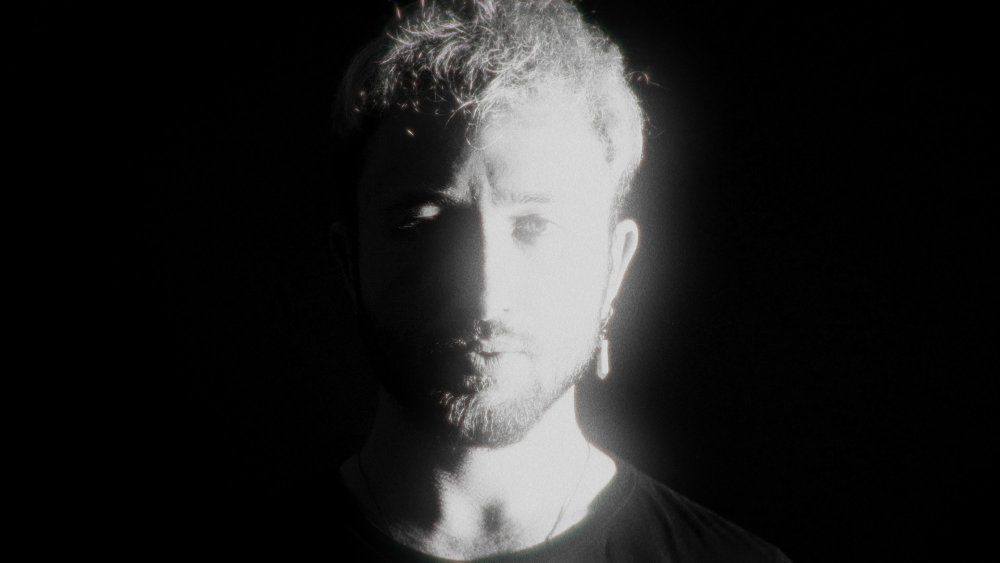
#> input picture tools/marni-came/sources/after-heartbreaks-still-face.jpg, 2000 x 1125 px (shown at 1/2 size)
$ python -i treat.py   (imports and definitions only)
#> lines starting #> are read from the running program, lines starting #| are printed output that depends on the picture
#> further down, picture is the input picture: PIL image 2000x1125 RGB; mean R, G, B 34.2, 34.1, 34
"""Marni Came's image treatments (board docs/prototypes/marni-came-mockups.html; spec
docs/superpowers/specs/2026-10-20-marni-came-case-study-design.md §4.3). Pillow only.

The brand grade, grain, the round lens, the burn (cut from real film-burn footage: burnfx.py, Liam 10-22) and doubled
(one moment only). `python3 tools/marni-came/treat.py <out_dir>` writes
every still the case study and the band site use.

Sources: MC_ARCHIVE (default ~/Documents/Marni Came), MC_VIDEO (the After Heartbreaks music video), and two stills
plus one Drive photo kept in tools/marni-came/sources/.
"""
import os, random, subprocess, sys, tempfile, itertools
from PIL import Image, ImageOps, ImageChops, ImageFilter, ImageDraw, ImageEnhance

Image.MAX_IMAGE_PIXELS = None
HERE = os.path.dirname(os.path.abspath(__file__))
ARCHIVE = os.path.expanduser(os.environ.get("MC_ARCHIVE", "~/Documents/Marni Came"))
VIDEO = os.path.expanduser(os.environ.get("MC_VIDEO", "~/Downloads/Marni Came - After Heartbreaks (Official music video).mp4"))
LIDO = os.path.expanduser(os.environ.get("MC_LIDO", "~/Documents/Marni Came/Premiere Pro projects/Drop dead live at lido FULL/DROP DEAD live at LIDO - full.mp4"))
G = os.path.join(ARCHIVE, "Gallery")
SRC = os.path.join(HERE, "sources")
BLACK, BONE = (10, 9, 8), (238, 234, 226)
TMP = tempfile.mkdtemp(prefix="mc-")


# [7 lines left out: function frame, not called in this run]


def load(p, size=None, centering=(0.5, 0.4)):
    im = ImageOps.exif_transpose(Image.open(p)).convert("RGB")
    return ImageOps.fit(im, size, Image.LANCZOS, centering=centering) if size else im


def grade(im, lo=18, hi=225, gamma=1.15, contrast=1.25):
#> called with lo = 18, hi = 225, gamma = 1.15, contrast = 1.25
    g = ImageOps.autocontrast(ImageOps.grayscale(im), cutoff=0.6)
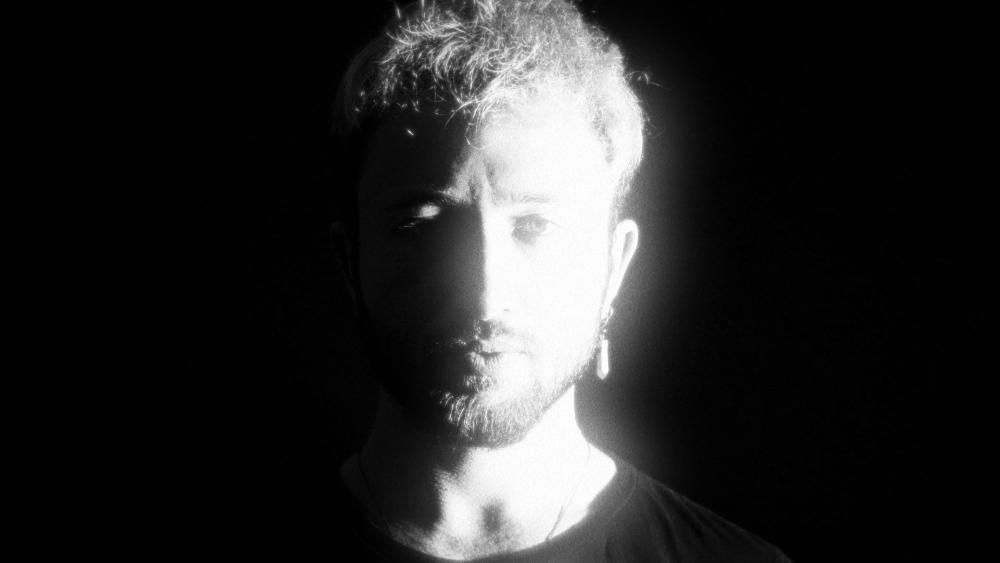
#> g: PIL image 2000x1125 L (shown at 1/2 size); min 0, max 255, mean 40
    lut = [0 if v < lo else 255 if v > hi else int(255 * ((v - lo) / (hi - lo)) ** gamma) for v in range(256)]
    g = ImageEnhance.Contrast(g.point(lut)).enhance(contrast)
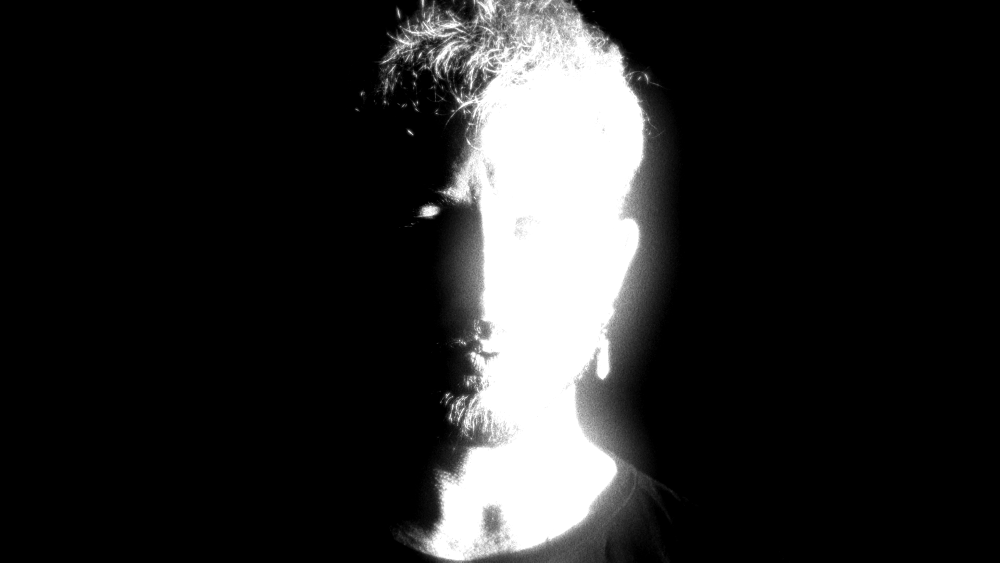
#> g: PIL image 2000x1125 L (shown at 1/2 size); min 0, max 255, mean 39.7
    return ImageOps.colorize(g, BLACK, BONE, mid=(116, 113, 108))
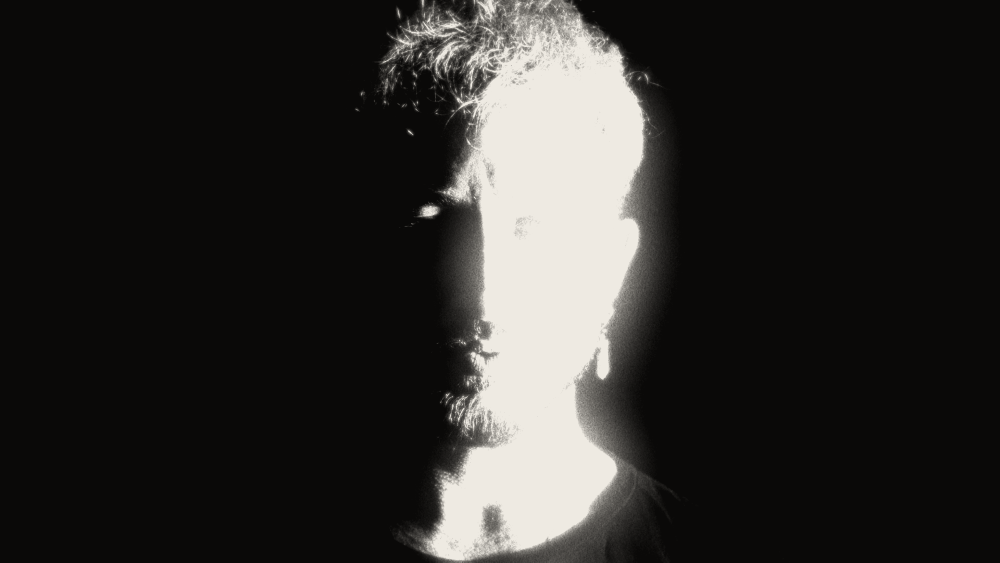
#> returned value: PIL image 2000x1125 RGB (shown at 1/2 size); mean R, G, B 45, 43.5, 41.4


# [134 lines left out: functions grain, lens, slices, burn, doubled, build, not called in this run]


# [2 lines not run here, left out]

>>> from PIL import Image
>>> picture = Image.open('sources/after-heartbreaks-still-face.jpg')
>>> result = grade(picture)

$ run again, on tools/marni-came/sources/cheers-badehaus.jpg
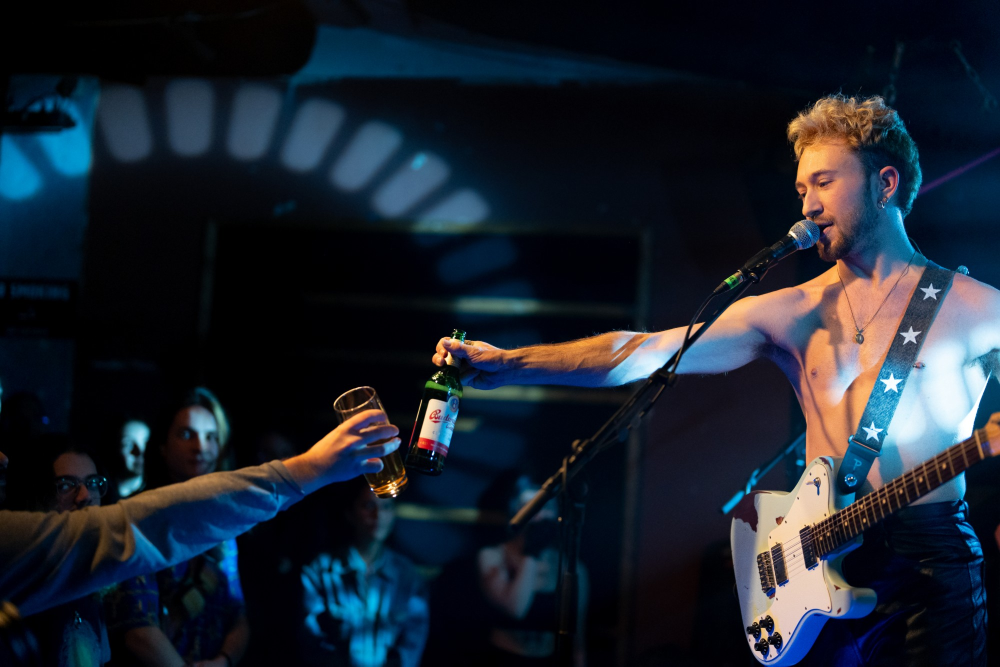
#> input picture tools/marni-came/sources/cheers-badehaus.jpg, 2000 x 1333 px (shown at 1/2 size)
#> picture is the input picture: PIL image 2000x1333 RGB; mean R, G, B 27.1, 34.5, 45.1
#> in grade, `g = ImageEnhance.Contrast(g.point(lut)).enhance(contrast)`:
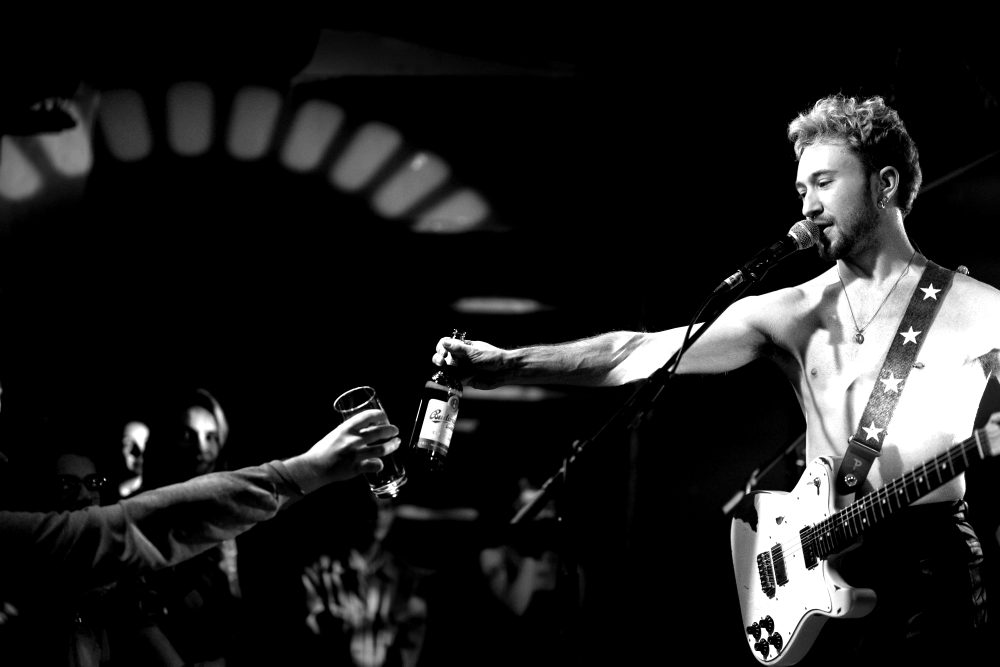
#> g: PIL image 2000x1333 L (shown at 1/2 size); min 0, max 255, mean 30.9
#> in grade, `return ImageOps.colorize(g, BLACK, BONE, mid=(116, 113, 108))`:
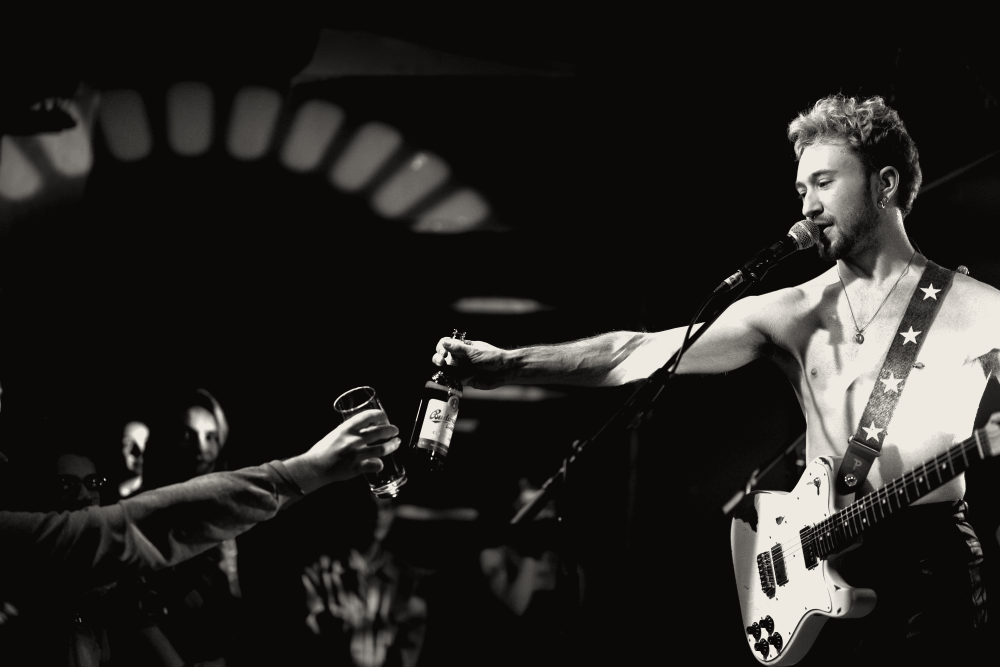
#> returned value: PIL image 2000x1333 RGB (shown at 1/2 size); mean R, G, B 36.7, 35.3, 33.4
